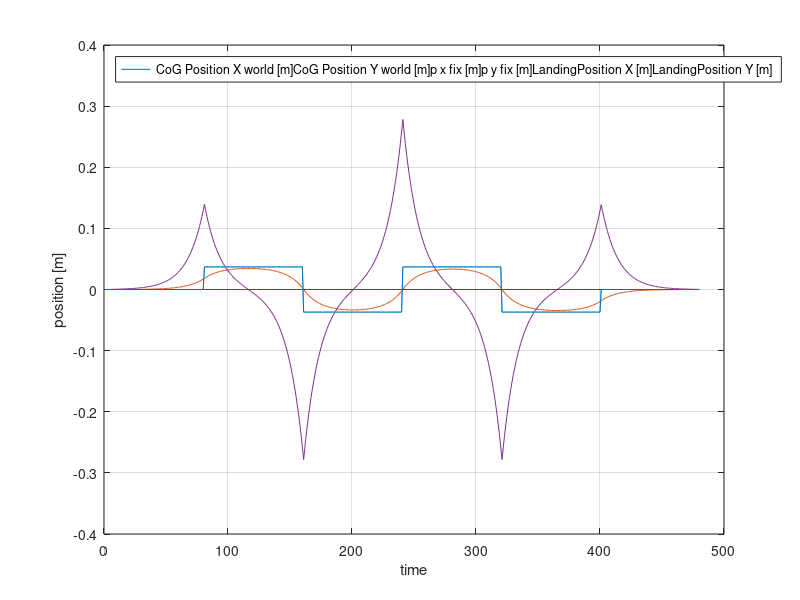
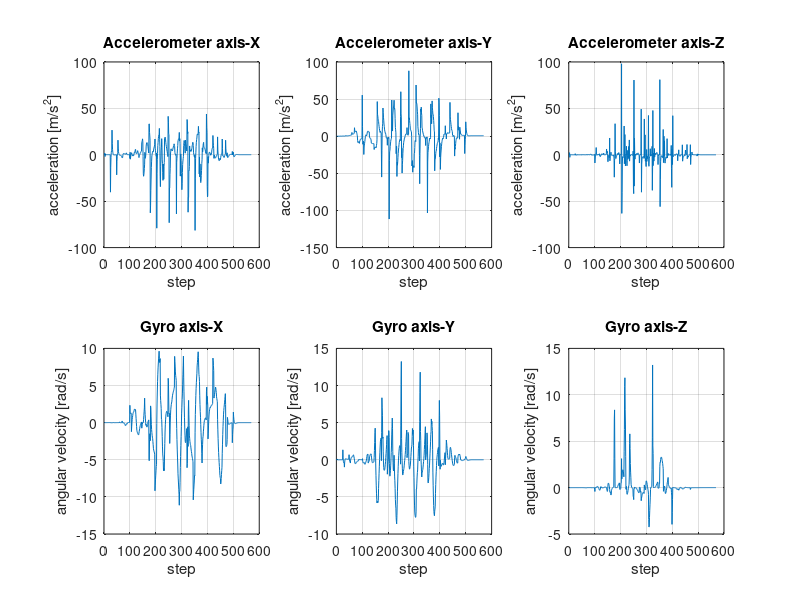

Reproduce these figures in MATLAB, in order.
clear;
close all;


load WPG_log_FootTrajectory.dat;

[a, b] = size(WPG_log_FootTrajectory);

t = 1:a;
% y = 0.01:0.05;
% z = 0.01:0.2;

% i=0;

% for n=t
%   i = i + 1;
%   xc(i) = WPG_log_FootTrajectory(i, 1);
%   yc(i) = WPG_log_FootTrajectory(i, 2);
%   x1(i) = WPG_log_FootTrajectory(i, 3);
%   y1(i) = WPG_log_FootTrajectory(i, 4);
%   z1(i) = WPG_log_FootTrajectory(i, 5);
%   x2(i) = WPG_log_FootTrajectory(i, 6);
%   y2(i) = WPG_log_FootTrajectory(i, 7);
%   z2(i) = WPG_log_FootTrajectory(i, 8);
% end

% f1 =  "WPG_log_FootTrajectory";
% figure('name', f1);
% plot3(t, y1, z1, t, y2, z2)
% title("支持脚・遊脚の足先位置の時間変化")
% legend("Foot Pos of Support Leg relative to CoG Pos", "Foot Pos of Swing Leg relative to CoG Pos")
% xlabel("time")
% ylabel("y position [m]")
% zlabel("z position [m]")
% grid on

% f2 =  "WPG_log_FootTrajectory";
% figure('name', f2);
% plot(t, xc, t, y1, t, y2)
% legend("-", "Foot Pos of Support Leg relative to CoG Pos (t, y)", "Foot Pos of Swing Leg relative to CoG Pos (t, y)")
% grid on

load WPG_log_WalkingPattern.dat;

f3 = "WPG_log_WalkingPattern";
figure('name', f3);
plot(t, WPG_log_WalkingPattern)
% legend(["CoG Position X world", "CoG Position Y world", "CoG Velocity X", "CoG Velocity Y", "p x fix", "p y fix", "LandingPosition X", "LandingPosition Y"], "Location", "northwest")
legend(["CoG Position X world [m]", "CoG Position Y world [m]", "p x fix [m]", "p y fix [m]", "LandingPosition X [m]", "LandingPosition Y [m]"], "Location", "northwest")
xlabel("time")
ylabel("position [m]")
grid on

% load WPG_log_FootTrajectory_FK.dat;

% [a4, b4] = size(WPG_log_FootTrajectory_FK);

% t4 = 1:a4;

% i = 0;
% for n=t
%   i = i+1;
%   xr(i) = WPG_log_FootTrajectory_FK(i, 1);
%   yr(i) = WPG_log_FootTrajectory_FK(i, 2);
%   zr(i) = WPG_log_FootTrajectory_FK(i, 3);
%   xl(i) = WPG_log_FootTrajectory_FK(i, 4);
%   yl(i) = WPG_log_FootTrajectory_FK(i, 5);
%   zl(i) = WPG_log_FootTrajectory_FK(i, 6);
% end

% f4 = "WPG_log_FootTrajectory_FK";
% figure('name', f4);
% plot3(t4, yr, zr, t4, yl, zl)
% title("左脚・右脚の足先位置の時間変化")
% legend("Foot Pos of Right Leg relative to CoG Pos", "Foot Pos of Left Leg relative to CoG Pos")
% xlabel("time")
% ylabel("y position [m]")
% zlabel("z position [m]")
% grid on

% figure("name", "hikaku")
% plot3(t, y1, z1, t, y2, z2, t4, yr, zr, t4, yl, zl)
% title("IK前（figure1）とIK->FK後（figure4）の比較")
% legend("Foot Pos of Support Leg relative to CoG Pos", "Foot Pos of Swing Leg relative to CoG Pos", "Foot Pos of Right Leg relative to CoG Pos", "Foot Pos of Left Leg relative to CoG Pos")
% xlabel("time")
% ylabel("y position [m]")
% zlabel("z position [m]")
% grid on

% f5 = "WPG_log_FootTrajectory_FK";
% figure('name', f5);
% plot(t4,xr, t4, xl)
% legend("Foot Pos of Right Leg relative to CoG Pos", "Foot Pos of Left Leg relative to CoG Pos")
% xlabel("time")
% ylabel("x position [m]")
% grid on

% f6 = "WPG_log_FootTrajectory_FK";
% figure('name', f6);
% plot3(xr, yr, zr, xl, yl, zl)
% legend("Foot Pos of Right Leg relative to CoG Pos", "Foot Pos of Left Leg relative to CoG Pos")
% xlabel("x position [m]")
% ylabel("y position [m]")
% grid on
% zlabel("z position")

% load WPG_log_SwingTrajectory.dat;

% f7 = "WPG_log_SwingTrajectory";
% figure('name', f7);
% plot(t4, WPG_log_SwingTrajectory)
% xlabel("time")
% ylabel("z position [m]")
% legend("swing trajectory", "old swing trajectory")
% grid on

% load WPG_log_SwingTrajectory_Vel.dat;

% [a8, b8] = size(WPG_log_SwingTrajectory_Vel);
% t8 = 1:a8;
% i = 0;
% for n=t8
%   i = i + 1;
%   dx_su(i) = WPG_log_SwingTrajectory_Vel(i, 1);
%   dy_su(i) = WPG_log_SwingTrajectory_Vel(i, 2);
%   dz_su(i) = WPG_log_SwingTrajectory_Vel(i, 3);
%   dx_sw(i) = WPG_log_SwingTrajectory_Vel(i, 7);
%   dy_sw(i) = WPG_log_SwingTrajectory_Vel(i, 8);
%   dz_sw(i) = WPG_log_SwingTrajectory_Vel(i, 9);
% end

% f8 = "WPG_log_SwingTrajectory_Vel";
% figure("name", f8);
% plot(t8, dz_sw)
% legend("dz: swing leg")
% xlabel("time")
% ylabel("z trans vel [m/s]")
% grid on



load WRH_log_Feedback.dat;

[a9, b9] = size(WRH_log_Feedback);
t9 = 1:a9;
i = 0;
for n=t9
  i = i + 1;
  acc_x(i) = WRH_log_Feedback(i, 2);
  acc_y(i) = WRH_log_Feedback(i, 3);
  acc_z(i) = WRH_log_Feedback(i, 4);
  gyr_x(i) = WRH_log_Feedback(i, 5);
  gyr_y(i) = WRH_log_Feedback(i, 6);
  gyr_z(i) = WRH_log_Feedback(i, 7);
end

f9 = "WRH_log_Feedback (lookup tableの影響は不明. offsetは減算済み)";
figure("name", f9);

subplot(2, 3, 1)
plot(t9, acc_x)
title("Accelerometer axis-X")
ylabel("acceleration [m/s^2]")
xlabel("step")
grid on

subplot(2, 3, 2)
plot(t9, acc_y)
title("Accelerometer axis-Y")
ylabel("acceleration [m/s^2]")
xlabel("step")
grid on

subplot(2, 3, 3)
plot(t9, acc_z)
title("Accelerometer axis-Z")
ylabel("acceleration [m/s^2]")
xlabel("step")
grid on

subplot(2, 3, 4)
plot(t9, gyr_x)
title("Gyro axis-X")
ylabel("angular velocity [rad/s]")
xlabel("step")
grid on

subplot(2, 3, 5)
plot(t9, gyr_y)
title("Gyro axis-Y")
ylabel("angular velocity [rad/s]")
xlabel("step")
grid on

subplot(2, 3, 6)
plot(t9, gyr_z)
title("Gyro axis-Z")
ylabel("angular velocity [rad/s]")
xlabel("step")
grid on


% reference https://jp.mathworks.com/help/matlab/data_analysis/plotting-data.html
